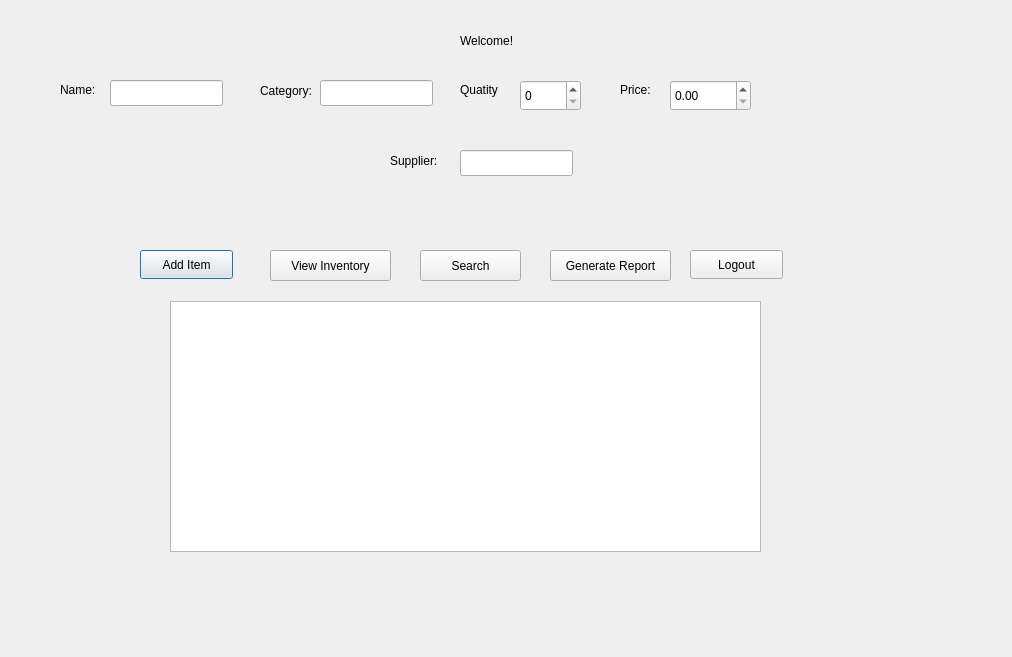
<?xml version="1.0" encoding="UTF-8"?>
<ui version="4.0">
 <class>ManagerWindow</class>
 <widget class="QDialog" name="ManagerWindow">
  <property name="geometry">
   <rect>
    <x>0</x>
    <y>0</y>
    <width>1012</width>
    <height>657</height>
   </rect>
  </property>
  <property name="windowTitle">
   <string>Dialog</string>
  </property>
  <widget class="QLabel" name="label">
   <property name="geometry">
    <rect>
     <x>460</x>
     <y>20</y>
     <width>141</width>
     <height>41</height>
    </rect>
   </property>
   <property name="text">
    <string>Welcome!</string>
   </property>
  </widget>
  <widget class="QPushButton" name="pushButtonAdditem">
   <property name="geometry">
    <rect>
     <x>140</x>
     <y>250</y>
     <width>93</width>
     <height>29</height>
    </rect>
   </property>
   <property name="text">
    <string>Add Item</string>
   </property>
  </widget>
  <widget class="QPushButton" name="pushButtonViewinv">
   <property name="geometry">
    <rect>
     <x>270</x>
     <y>250</y>
     <width>121</width>
     <height>31</height>
    </rect>
   </property>
   <property name="text">
    <string>View Inventory</string>
   </property>
  </widget>
  <widget class="QPushButton" name="pushButtonlogout">
   <property name="geometry">
    <rect>
     <x>690</x>
     <y>250</y>
     <width>93</width>
     <height>29</height>
    </rect>
   </property>
   <property name="text">
    <string>Logout</string>
   </property>
  </widget>
  <widget class="QLabel" name="label_4">
   <property name="geometry">
    <rect>
     <x>260</x>
     <y>80</y>
     <width>71</width>
     <height>21</height>
    </rect>
   </property>
   <property name="text">
    <string>Category:</string>
   </property>
  </widget>
  <widget class="QLineEdit" name="lineEditsup">
   <property name="geometry">
    <rect>
     <x>460</x>
     <y>150</y>
     <width>113</width>
     <height>26</height>
    </rect>
   </property>
   <property name="styleSheet">
    <string notr="true"/>
   </property>
  </widget>
  <widget class="QLabel" name="label_5">
   <property name="geometry">
    <rect>
     <x>390</x>
     <y>150</y>
     <width>81</width>
     <height>21</height>
    </rect>
   </property>
   <property name="text">
    <string>Supplier:</string>
   </property>
  </widget>
  <widget class="QLineEdit" name="lineEditName">
   <property name="geometry">
    <rect>
     <x>110</x>
     <y>80</y>
     <width>113</width>
     <height>26</height>
    </rect>
   </property>
  </widget>
  <widget class="QLabel" name="label_6">
   <property name="geometry">
    <rect>
     <x>60</x>
     <y>80</y>
     <width>63</width>
     <height>20</height>
    </rect>
   </property>
   <property name="text">
    <string>Name:</string>
   </property>
  </widget>
  <widget class="QLineEdit" name="lineEditCategory">
   <property name="geometry">
    <rect>
     <x>320</x>
     <y>80</y>
     <width>113</width>
     <height>26</height>
    </rect>
   </property>
  </widget>
  <widget class="QSpinBox" name="spinBoxQuantity">
   <property name="geometry">
    <rect>
     <x>520</x>
     <y>80</y>
     <width>61</width>
     <height>31</height>
    </rect>
   </property>
  </widget>
  <widget class="QLabel" name="label_8">
   <property name="geometry">
    <rect>
     <x>460</x>
     <y>80</y>
     <width>63</width>
     <height>20</height>
    </rect>
   </property>
   <property name="text">
    <string>Quatity</string>
   </property>
  </widget>
  <widget class="QLabel" name="label_9">
   <property name="geometry">
    <rect>
     <x>620</x>
     <y>80</y>
     <width>63</width>
     <height>20</height>
    </rect>
   </property>
   <property name="text">
    <string>Price:</string>
   </property>
  </widget>
  <widget class="QDoubleSpinBox" name="doubleSpinBoxPrice">
   <property name="geometry">
    <rect>
     <x>670</x>
     <y>80</y>
     <width>81</width>
     <height>31</height>
    </rect>
   </property>
  </widget>
  <widget class="QPushButton" name="pushButtonReport">
   <property name="geometry">
    <rect>
     <x>550</x>
     <y>250</y>
     <width>121</width>
     <height>31</height>
    </rect>
   </property>
   <property name="text">
    <string>Generate Report</string>
   </property>
  </widget>
  <widget class="QTableWidget" name="tableWidget">
   <property name="geometry">
    <rect>
     <x>170</x>
     <y>301</y>
     <width>591</width>
     <height>251</height>
    </rect>
   </property>
  </widget>
  <widget class="QPushButton" name="pushButtonSearch">
   <property name="geometry">
    <rect>
     <x>420</x>
     <y>250</y>
     <width>101</width>
     <height>31</height>
    </rect>
   </property>
   <property name="text">
    <string>Search</string>
   </property>
  </widget>
 </widget>
 <resources/>
 <connections/>
</ui>
